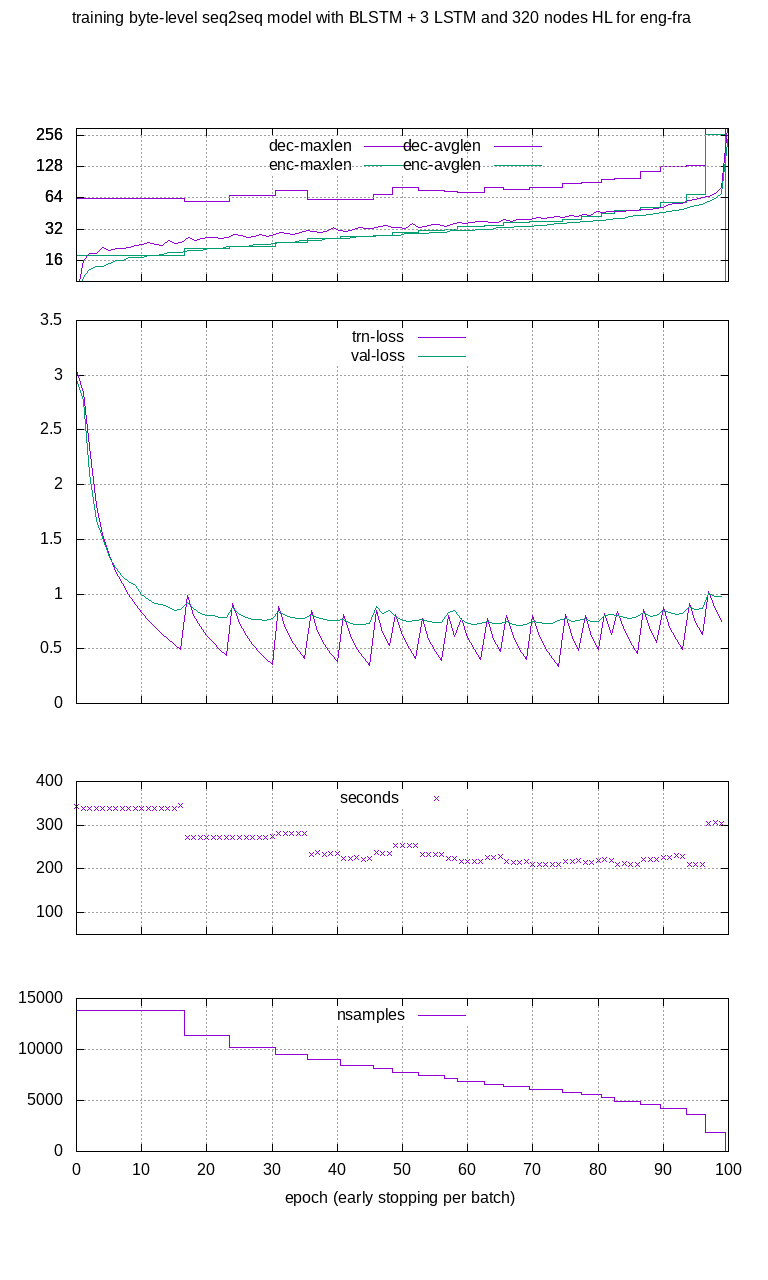

Write the gnuplot code that produced this figure.
#! /usr/bin/gnuplot -p -c

# (or just `gnuplot thisfile -` if you want to stay interactive)

# datafile = ARG1[1:strlen(ARG0)-7]."csv" # remove .gnuplot from argument, add .csv
datafile = "s2s.3lstm+blstm320.beam.large.h5.csv"

set term png size 768, 1280
set output "s2s.3lstm+blstm320.beam.large.h5.png"

#set term qt enhanced size 768,1280

#set lmargin at screen 0.10
#set rmargin at screen 0.95
#set tmargin 0.95
#set bmargin 0.05
#set size 1.0,1.0
#set origin 0,0

set grid
set key center top
set multiplot title 'training byte-level seq2seq model with BLSTM + 3 LSTM and 320 nodes HL for eng-fra' layout 5,1 upwards margins 0.1, 0.95, 0.1, 0.9 spacing 0.05

set xlabel "epoch (early stopping per batch)"
set xrange [] writeback # store (does not work)

# plot number of samples per batch
set ytics 5000
set yrange [0:15000]
plot datafile using 4 with histeps title columnhead(4) # nsamples

set xtics format '' # do not repeat epoch number labels on following plots
unset xlabel


# plot training time per epoch
set ytics 100
set yrange [50:400]
plot datafile using 1 with points pointtype 2 pointsize 0.5 title columnhead(1) # seconds


# plot training and validation loss rates
set tmargin at screen 0.75
set bmargin at screen 0.45
set ytics autofreq
set yrange [*:*]
plot for [i=2:3] datafile using i with lines dashtype i-1 title columnhead(i)

set multiplot next # leave space for overscaled previous plot


# plot sequence lengths
set ytics autofreq logscale
set logscale y 2
set yrange [10:300]
set key at graph 0.4, graph 0.95
plot for [i=6:5:-1] datafile using i with histeps dashtype i-2 title columnhead(i) # enc/dec-maxlen
set multiplot previous
set key at graph 0.6, graph 0.95
set yrange [10:300] # override so it exactly fits the previous plot
unset xtics
#set xrange [1:154883] # take all individual sequences (not batch epochs)
plot "fra-eng/len.csv" using 2 smooth bezier dashtype 2 title "dec-avglen",\
     "fra-eng/len.csv" using 1 smooth bezier dashtype 1 title "enc-avglen"
#plot "fra-eng/len.csv" every ::::140585 using 2 smooth bezier dashtype 2 title "dec-avglen",\
#     "fra-eng/len.csv" every ::::140585 using 1 smooth bezier dashtype 1 title "enc-avglen"

# things that (still!) would look awkward in next plot...
set key center top
#set xrange restore # does not work
set xrange [*:*]
set xtics scale 0.1, 0.1
set ytics nologscale
unset logscale y


unset multiplot


